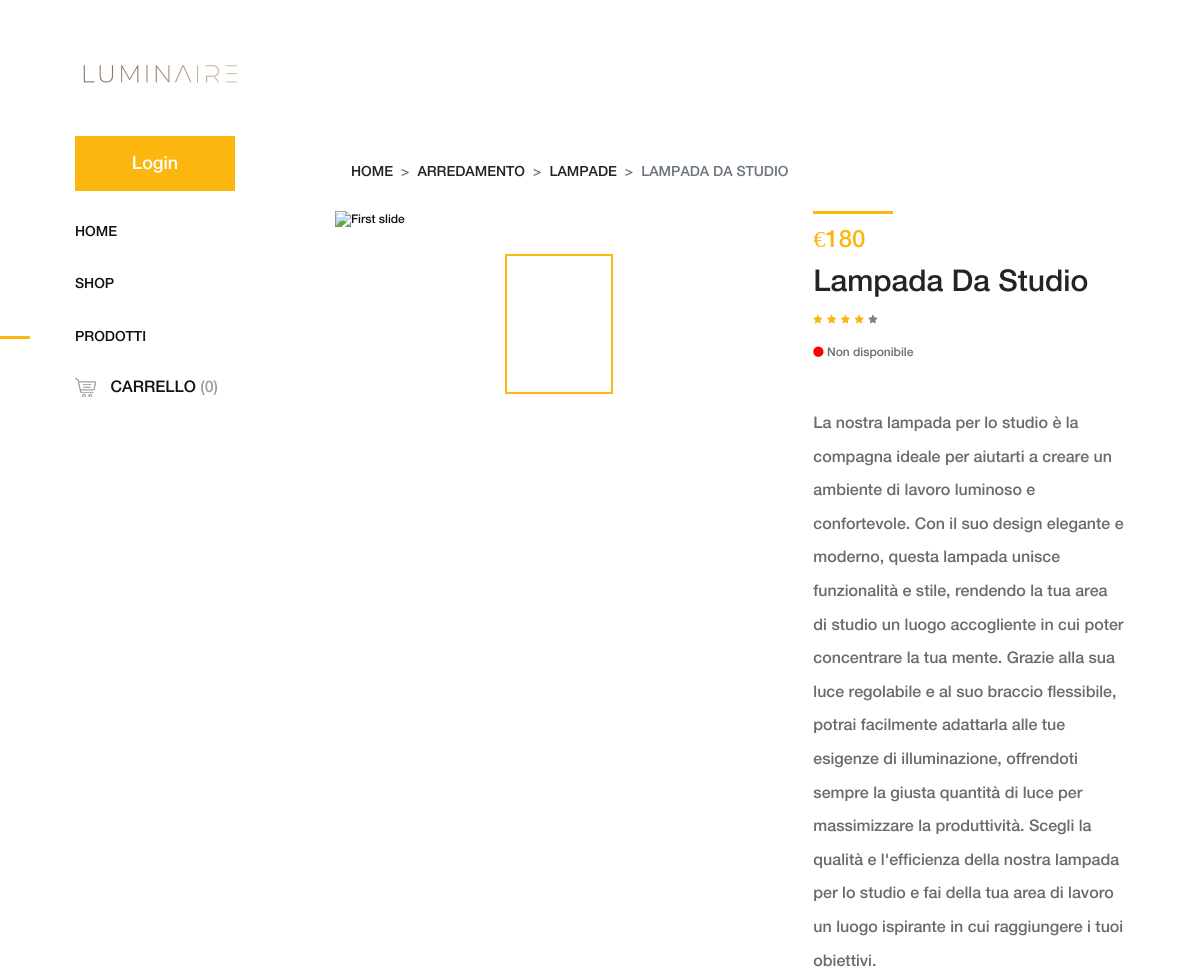
Page /Progetto-mokup/amado-master/lampada_studio.php (upper part) on the earlier database version.
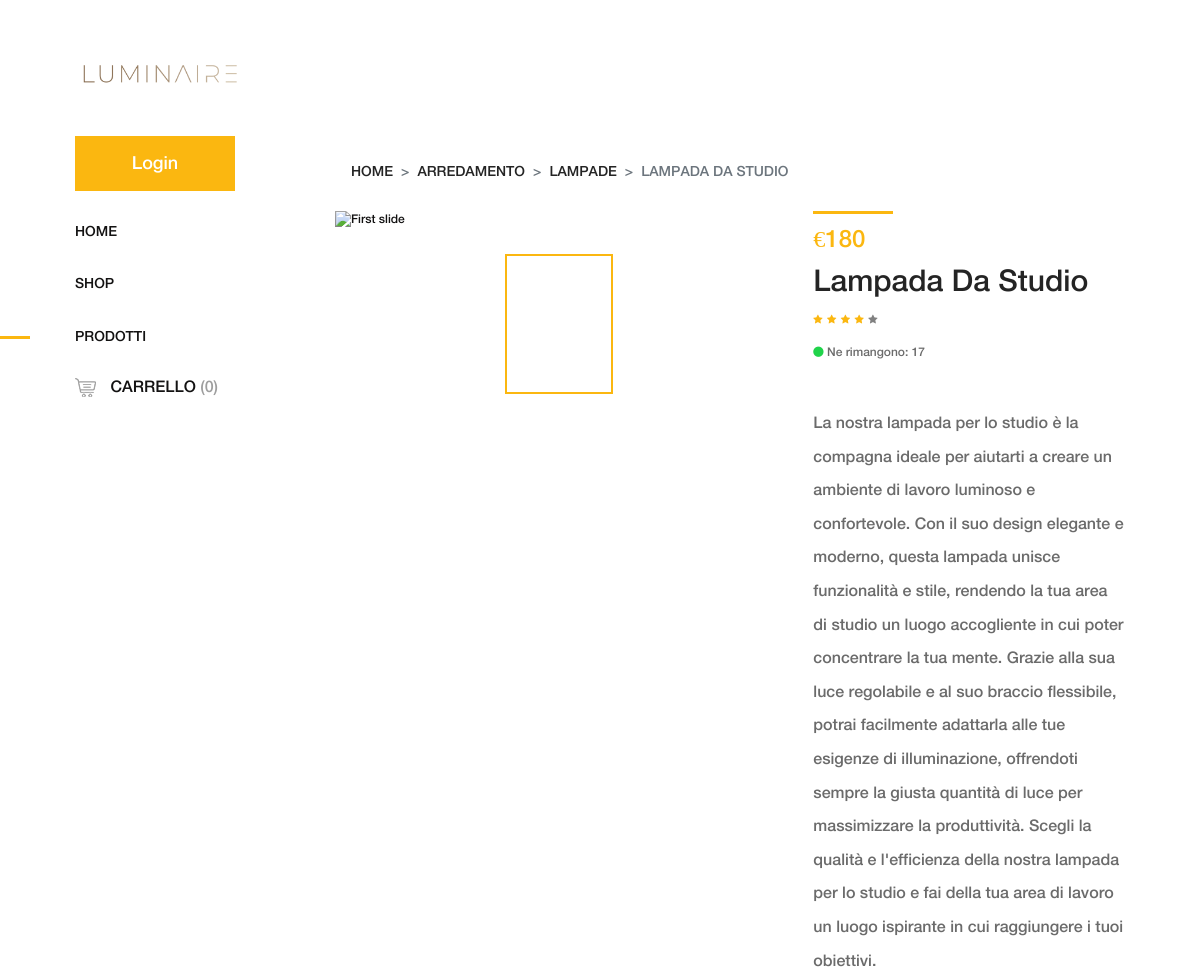
Same page on the later database version.
### tables this page shows
CREATE TABLE IF NOT EXISTS `ProdottiInVendita` (
  `idProdotto` INT NOT NULL AUTO_INCREMENT,
  `NomeProdotto` VARCHAR(45) NULL,
  `Prezzo` FLOAT NULL,
  `CasaProduttrice` INT NULL,
  `Reparti_idReparto` INT NOT NULL,
  `Magazzino_idMagazzino` INT NOT NULL,
  `Quantità` INT NULL,
  PRIMARY KEY (`idProdotto`),
  INDEX `fk_ProdottiInVendita_Reparti1_idx` (`Reparti_idReparto` ASC),
  INDEX `fk_ProdottiInVendita_Magazzino1_idx` (`Magazzino_idMagazzino` ASC),
  CONSTRAINT `fk_ProdottiInVendita_Reparti1`
    FOREIGN KEY (`Reparti_idReparto`)
    REFERENCES `Reparti` (`idReparto`)
    ON DELETE NO ACTION
    ON UPDATE NO ACTION,
  CONSTRAINT `fk_ProdottiInVendita_Magazzino1`
    FOREIGN KEY (`Magazzino_idMagazzino`)
    REFERENCES `Magazzino` (`idMagazzino`)
    ON DELETE NO ACTION
    ON UPDATE NO ACTION);

### Progetto-mokup/amado-master/Function_utility.php (the view, shortened to what this page needs)
<?php
  function check_availability($n)
  {
    $conn = openconnection();
    $sql = "SELECT Quantità FROM ProdottiInVendita p WHERE p.idProdotto=$n";
    $result = $conn->query($sql);
    $row = $result->fetch_assoc();
    $quant=$row['Quantità'];
      if($quant>0 && $quant<4){
          echo'<p class="avaibility"><i class="fa fa-circle"></i> Affrettati, ne abbiamo solo:' . $quant .' </p>';
      }
      elseif ($quant==0) {
          echo '<p class="avaibility"><i class="fa fa-circle" style="color:red"></i>  Non disponibile </p>';
      }
      else {
        echo '<p class="avaibility"><i class="fa fa-circle"></i>  Ne rimangono: ' . $quant . '</p>';
      }
      return;
  }
 ?>

Differences in the rows shown:
added prodottiinvendita: Quantità "17"
Other differences:
text no longer shown: "Non disponibile"
text now shown: "Ne rimangono:"
